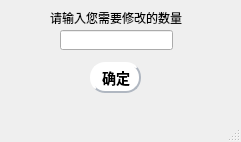
<?xml version="1.0" encoding="UTF-8"?>
<ui version="4.0">
 <class>Num_change</class>
 <widget class="QMainWindow" name="Num_change">
  <property name="geometry">
   <rect>
    <x>0</x>
    <y>0</y>
    <width>241</width>
    <height>142</height>
   </rect>
  </property>
  <property name="windowTitle">
   <string>MainWindow</string>
  </property>
  <property name="styleSheet">
   <string notr="true">


QMainWindow{background-image: url(C:/Users/12234/Documents/01/0.jpg);}


</string>
  </property>
  <widget class="QWidget" name="centralwidget">
   <widget class="QPushButton" name="pushButton">
    <property name="geometry">
     <rect>
      <x>90</x>
      <y>62</y>
      <width>51</width>
      <height>31</height>
     </rect>
    </property>
    <property name="styleSheet">
     <string notr="true">QPushButton:hover {
background-color: #dde3f1;

}

QPushButton {
background-color: #ffffff;
color: #ffffff;
color:black;
                    /* 文字颜色 */
background-color: #ffffff;       /* 背景色 */
border-style: outset;            /* 边框风格 */
border-width: 2px;               /* 边框宽度 */
border-radius: 5px;              /* 边框圆角 */
border-color: #b0b7c1;           /* 边框颜色 */
font: bold 14px;                 /* 字体 */
min-width: 2em;                  /* 控件最小宽度 */
min-height: 2px;                 /* 控件最小高度 */
font-family: 宋体;            /* 字库 */
padding: 5px;                    /* 内边距 */
padding-left:6px;                /* 文字横向偏移 */
padding-top:6px;                 /* 文字纵向偏移 */
border-radius:15px
}
QPushButton:pressed {
background-color: #959a9e;
}
</string>
    </property>
    <property name="text">
     <string>确定</string>
    </property>
   </widget>
   <widget class="QLabel" name="label">
    <property name="geometry">
     <rect>
      <x>50</x>
      <y>10</y>
      <width>141</width>
      <height>16</height>
     </rect>
    </property>
    <property name="text">
     <string>请输入您需要修改的数量</string>
    </property>
   </widget>
   <widget class="QLineEdit" name="lineEdit">
    <property name="geometry">
     <rect>
      <x>60</x>
      <y>30</y>
      <width>113</width>
      <height>20</height>
     </rect>
    </property>
   </widget>
  </widget>
  <widget class="QMenuBar" name="menubar">
   <property name="geometry">
    <rect>
     <x>0</x>
     <y>0</y>
     <width>241</width>
     <height>23</height>
    </rect>
   </property>
  </widget>
  <widget class="QStatusBar" name="statusbar"/>
 </widget>
 <resources/>
 <connections/>
</ui>
